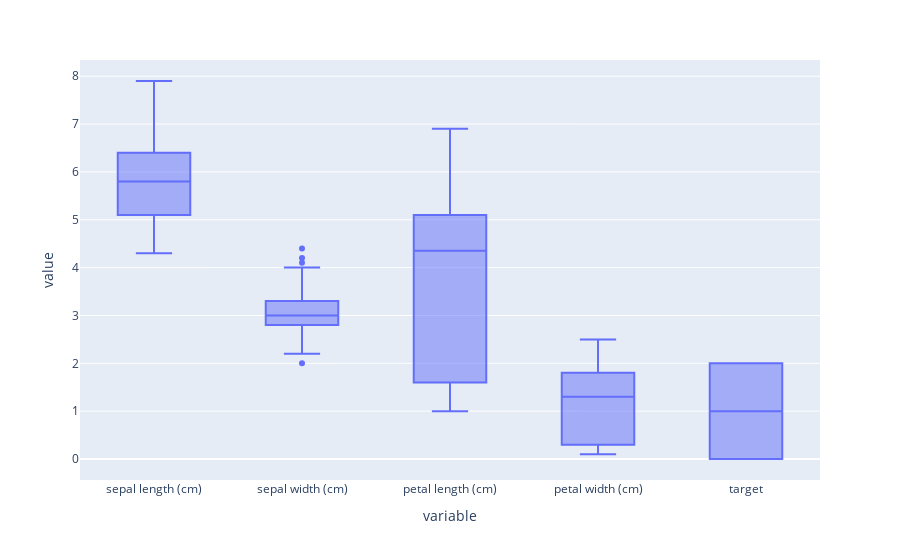

The notebook cell saved with this chart:
### Markdown cell above
# Identify outliers

### Code cell
px.box(df)

### Figure 1 — Plotly figure (JSON) as saved in the notebook; plotly's stock layout.template omitted (floating-point values rounded to 4 significant figures; data arrays with more than 128 entries replaced by an {"elided": "..."} marker saying what was removed)
{"data": [{"alignmentgroup": "True", "hovertemplate": "variable=%{x}<br>value=%{y}<extra></extra>", "legendgroup": "", "marker": {"color": "#636efa"}, "name": "", "notched": false, "offsetgroup": "", "orientation": "v", "showlegend": false, "type": "box", "x": {"elided": "750 str values"}, "x0": " ", "xaxis": "x", "y": {"elided": "750 float values"}, "y0": " ", "yaxis": "y"}], "layout": {"boxmode": "group", "legend": {"tracegroupgap": 0}, "margin": {"t": 60}, "xaxis": {"anchor": "y", "domain": [0, 1], "title": {"text": "variable"}}, "yaxis": {"anchor": "x", "domain": [0, 1], "title": {"text": "value"}}}}
